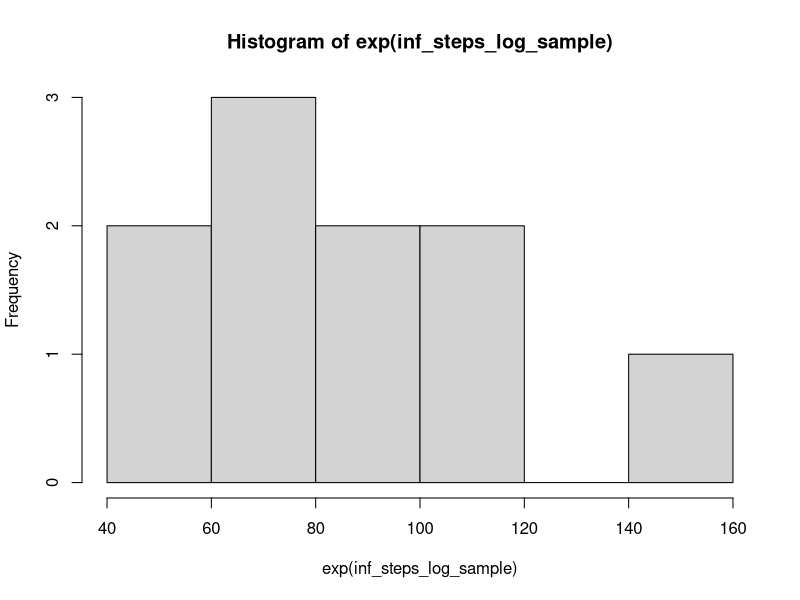

Generate this figure with R:
setwd("~/Documents/Uppsala universitet/T8 22 HT/Examensarbete/R kod")

# simulation test

# namn på prompt i en vector
promt <- c("A_weather", "B_bankrupt", "C_house")

# sampla n = 10 för de olika parametrarna
set.seed(96)
prompt_sample <- sample(x = promt, size = 10, replace = TRUE, 
                    prob = c((1/3), (1/3), (1/3)) 
                      )

guidance <- round(runif(n = 10, min = 0.5, max = 20), digits = 1) #avrundat till 1 decimal

xtra_prompt <-  rbinom(n = 10, size = 1, prob = 0.5)

guide_image <-  rbinom(n = 10, size = 1, prob = 0.5)

inf_steps_log_sample<- runif(n = 10, min = log(50), max = log(250)) # loggade värden är uniform dist

inf_steps<- round(exp(inf_steps_log_sample), digits = 0) # höjer upp med e för att få bort loggen
# detta gör att låga värden på inf_steps är mer sannolika. (Vi får en skev fördelning)
# finns mer info i låga tal. + lättare att extrapolera de höga talen
# avrundat till närmsta heltal

hist(exp(inf_steps_log_sample))

# spara i en df
df <- data.frame(prompt = prompt_sample,
                 guidance = guidance,
                 inf_steps = inf_steps,
                 xtra_prompt = xtra_prompt,
                 guide_image_bin = guide_image)

# skapa en hjälp-variabel som anger om (och vilken) guidebild som ska användas när
df$image <- NA
df$image[df$prompt == "A_weather" & df$guide_image_bin == 1] <- "tree"
df$image[df$prompt == "B_bankrupt" & df$guide_image_bin == 1] <- "bank"
df$image[df$prompt == "C_house" & df$guide_image_bin == 1] <- "coin"
df$image[ df$guide_image_bin == 0] <- "none"

#inf_steps<- round(runif(n = 100, min = 50, max = 250), digits = 0)

write.csv(df, file = "test_simulation.csv")





















